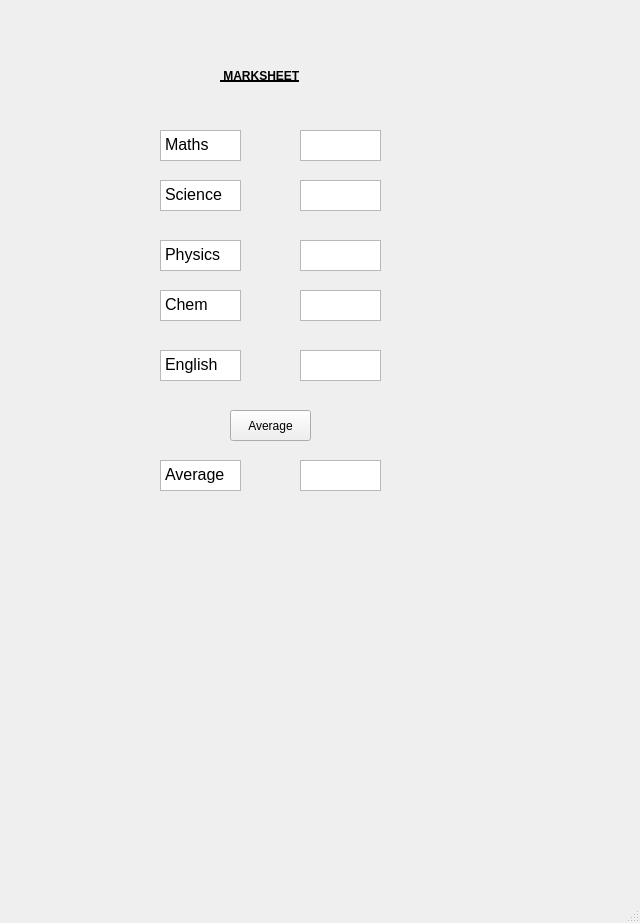
<?xml version="1.0" encoding="UTF-8"?>
<ui version="4.0">
 <class>MainWindow</class>
 <widget class="QMainWindow" name="MainWindow">
  <property name="geometry">
   <rect>
    <x>0</x>
    <y>0</y>
    <width>640</width>
    <height>923</height>
   </rect>
  </property>
  <property name="windowTitle">
   <string>MainWindow</string>
  </property>
  <widget class="QWidget" name="centralwidget">
   <widget class="QTextEdit" name="total_result">
    <property name="geometry">
     <rect>
      <x>300</x>
      <y>460</y>
      <width>81</width>
      <height>31</height>
     </rect>
    </property>
    <property name="html">
     <string>&lt;!DOCTYPE HTML PUBLIC &quot;-//W3C//DTD HTML 4.0//EN&quot; &quot;http://www.w3.org/TR/REC-html40/strict.dtd&quot;&gt;
&lt;html&gt;&lt;head&gt;&lt;meta name=&quot;qrichtext&quot; content=&quot;1&quot; /&gt;&lt;style type=&quot;text/css&quot;&gt;
p, li { white-space: pre-wrap; }
&lt;/style&gt;&lt;/head&gt;&lt;body style=&quot; font-family:'PibotoLt'; font-size:12pt; font-weight:400; font-style:normal;&quot;&gt;
&lt;p style=&quot;-qt-paragraph-type:empty; margin-top:0px; margin-bottom:0px; margin-left:0px; margin-right:0px; -qt-block-indent:0; text-indent:0px;&quot;&gt;&lt;br /&gt;&lt;/p&gt;&lt;/body&gt;&lt;/html&gt;</string>
    </property>
   </widget>
   <widget class="QTextEdit" name="textEdit_2">
    <property name="geometry">
     <rect>
      <x>160</x>
      <y>180</y>
      <width>81</width>
      <height>31</height>
     </rect>
    </property>
    <property name="html">
     <string>&lt;!DOCTYPE HTML PUBLIC &quot;-//W3C//DTD HTML 4.0//EN&quot; &quot;http://www.w3.org/TR/REC-html40/strict.dtd&quot;&gt;
&lt;html&gt;&lt;head&gt;&lt;meta name=&quot;qrichtext&quot; content=&quot;1&quot; /&gt;&lt;style type=&quot;text/css&quot;&gt;
p, li { white-space: pre-wrap; }
&lt;/style&gt;&lt;/head&gt;&lt;body style=&quot; font-family:'PibotoLt'; font-size:12pt; font-weight:400; font-style:normal;&quot;&gt;
&lt;p style=&quot; margin-top:0px; margin-bottom:0px; margin-left:0px; margin-right:0px; -qt-block-indent:0; text-indent:0px;&quot;&gt;Science&lt;/p&gt;&lt;/body&gt;&lt;/html&gt;</string>
    </property>
   </widget>
   <widget class="QTextEdit" name="textEdit_4">
    <property name="geometry">
     <rect>
      <x>160</x>
      <y>130</y>
      <width>81</width>
      <height>31</height>
     </rect>
    </property>
    <property name="html">
     <string>&lt;!DOCTYPE HTML PUBLIC &quot;-//W3C//DTD HTML 4.0//EN&quot; &quot;http://www.w3.org/TR/REC-html40/strict.dtd&quot;&gt;
&lt;html&gt;&lt;head&gt;&lt;meta name=&quot;qrichtext&quot; content=&quot;1&quot; /&gt;&lt;style type=&quot;text/css&quot;&gt;
p, li { white-space: pre-wrap; }
&lt;/style&gt;&lt;/head&gt;&lt;body style=&quot; font-family:'PibotoLt'; font-size:12pt; font-weight:400; font-style:normal;&quot;&gt;
&lt;p style=&quot; margin-top:0px; margin-bottom:0px; margin-left:0px; margin-right:0px; -qt-block-indent:0; text-indent:0px;&quot;&gt;Maths&lt;/p&gt;&lt;/body&gt;&lt;/html&gt;</string>
    </property>
   </widget>
   <widget class="QTextEdit" name="textEdit_6">
    <property name="geometry">
     <rect>
      <x>160</x>
      <y>290</y>
      <width>81</width>
      <height>31</height>
     </rect>
    </property>
    <property name="html">
     <string>&lt;!DOCTYPE HTML PUBLIC &quot;-//W3C//DTD HTML 4.0//EN&quot; &quot;http://www.w3.org/TR/REC-html40/strict.dtd&quot;&gt;
&lt;html&gt;&lt;head&gt;&lt;meta name=&quot;qrichtext&quot; content=&quot;1&quot; /&gt;&lt;style type=&quot;text/css&quot;&gt;
p, li { white-space: pre-wrap; }
&lt;/style&gt;&lt;/head&gt;&lt;body style=&quot; font-family:'PibotoLt'; font-size:12pt; font-weight:400; font-style:normal;&quot;&gt;
&lt;p style=&quot; margin-top:0px; margin-bottom:0px; margin-left:0px; margin-right:0px; -qt-block-indent:0; text-indent:0px;&quot;&gt;Chem&lt;/p&gt;&lt;/body&gt;&lt;/html&gt;</string>
    </property>
   </widget>
   <widget class="QTextEdit" name="textEdit_7">
    <property name="geometry">
     <rect>
      <x>160</x>
      <y>350</y>
      <width>81</width>
      <height>31</height>
     </rect>
    </property>
    <property name="html">
     <string>&lt;!DOCTYPE HTML PUBLIC &quot;-//W3C//DTD HTML 4.0//EN&quot; &quot;http://www.w3.org/TR/REC-html40/strict.dtd&quot;&gt;
&lt;html&gt;&lt;head&gt;&lt;meta name=&quot;qrichtext&quot; content=&quot;1&quot; /&gt;&lt;style type=&quot;text/css&quot;&gt;
p, li { white-space: pre-wrap; }
&lt;/style&gt;&lt;/head&gt;&lt;body style=&quot; font-family:'PibotoLt'; font-size:12pt; font-weight:400; font-style:normal;&quot;&gt;
&lt;p style=&quot; margin-top:0px; margin-bottom:0px; margin-left:0px; margin-right:0px; -qt-block-indent:0; text-indent:0px;&quot;&gt;English&lt;/p&gt;&lt;/body&gt;&lt;/html&gt;</string>
    </property>
   </widget>
   <widget class="QTextEdit" name="marks_maths">
    <property name="geometry">
     <rect>
      <x>300</x>
      <y>130</y>
      <width>81</width>
      <height>31</height>
     </rect>
    </property>
    <property name="html">
     <string>&lt;!DOCTYPE HTML PUBLIC &quot;-//W3C//DTD HTML 4.0//EN&quot; &quot;http://www.w3.org/TR/REC-html40/strict.dtd&quot;&gt;
&lt;html&gt;&lt;head&gt;&lt;meta name=&quot;qrichtext&quot; content=&quot;1&quot; /&gt;&lt;style type=&quot;text/css&quot;&gt;
p, li { white-space: pre-wrap; }
&lt;/style&gt;&lt;/head&gt;&lt;body style=&quot; font-family:'PibotoLt'; font-size:12pt; font-weight:400; font-style:normal;&quot;&gt;
&lt;p style=&quot;-qt-paragraph-type:empty; margin-top:0px; margin-bottom:0px; margin-left:0px; margin-right:0px; -qt-block-indent:0; text-indent:0px;&quot;&gt;&lt;br /&gt;&lt;/p&gt;&lt;/body&gt;&lt;/html&gt;</string>
    </property>
   </widget>
   <widget class="QTextEdit" name="textEdit_3">
    <property name="geometry">
     <rect>
      <x>160</x>
      <y>460</y>
      <width>81</width>
      <height>31</height>
     </rect>
    </property>
    <property name="html">
     <string>&lt;!DOCTYPE HTML PUBLIC &quot;-//W3C//DTD HTML 4.0//EN&quot; &quot;http://www.w3.org/TR/REC-html40/strict.dtd&quot;&gt;
&lt;html&gt;&lt;head&gt;&lt;meta name=&quot;qrichtext&quot; content=&quot;1&quot; /&gt;&lt;style type=&quot;text/css&quot;&gt;
p, li { white-space: pre-wrap; }
&lt;/style&gt;&lt;/head&gt;&lt;body style=&quot; font-family:'PibotoLt'; font-size:12pt; font-weight:400; font-style:normal;&quot;&gt;
&lt;p style=&quot; margin-top:0px; margin-bottom:0px; margin-left:0px; margin-right:0px; -qt-block-indent:0; text-indent:0px;&quot;&gt;Average&lt;/p&gt;&lt;/body&gt;&lt;/html&gt;</string>
    </property>
   </widget>
   <widget class="QTextEdit" name="marks_sci">
    <property name="geometry">
     <rect>
      <x>300</x>
      <y>180</y>
      <width>81</width>
      <height>31</height>
     </rect>
    </property>
    <property name="html">
     <string>&lt;!DOCTYPE HTML PUBLIC &quot;-//W3C//DTD HTML 4.0//EN&quot; &quot;http://www.w3.org/TR/REC-html40/strict.dtd&quot;&gt;
&lt;html&gt;&lt;head&gt;&lt;meta name=&quot;qrichtext&quot; content=&quot;1&quot; /&gt;&lt;style type=&quot;text/css&quot;&gt;
p, li { white-space: pre-wrap; }
&lt;/style&gt;&lt;/head&gt;&lt;body style=&quot; font-family:'PibotoLt'; font-size:12pt; font-weight:400; font-style:normal;&quot;&gt;
&lt;p style=&quot;-qt-paragraph-type:empty; margin-top:0px; margin-bottom:0px; margin-left:0px; margin-right:0px; -qt-block-indent:0; text-indent:0px;&quot;&gt;&lt;br /&gt;&lt;/p&gt;&lt;/body&gt;&lt;/html&gt;</string>
    </property>
   </widget>
   <widget class="QPushButton" name="Avg_button">
    <property name="geometry">
     <rect>
      <x>230</x>
      <y>410</y>
      <width>81</width>
      <height>31</height>
     </rect>
    </property>
    <property name="text">
     <string>Average</string>
    </property>
   </widget>
   <widget class="QTextEdit" name="textEdit_5">
    <property name="geometry">
     <rect>
      <x>160</x>
      <y>240</y>
      <width>81</width>
      <height>31</height>
     </rect>
    </property>
    <property name="html">
     <string>&lt;!DOCTYPE HTML PUBLIC &quot;-//W3C//DTD HTML 4.0//EN&quot; &quot;http://www.w3.org/TR/REC-html40/strict.dtd&quot;&gt;
&lt;html&gt;&lt;head&gt;&lt;meta name=&quot;qrichtext&quot; content=&quot;1&quot; /&gt;&lt;style type=&quot;text/css&quot;&gt;
p, li { white-space: pre-wrap; }
&lt;/style&gt;&lt;/head&gt;&lt;body style=&quot; font-family:'PibotoLt'; font-size:12pt; font-weight:400; font-style:normal;&quot;&gt;
&lt;p style=&quot; margin-top:0px; margin-bottom:0px; margin-left:0px; margin-right:0px; -qt-block-indent:0; text-indent:0px;&quot;&gt;Physics&lt;/p&gt;&lt;/body&gt;&lt;/html&gt;</string>
    </property>
   </widget>
   <widget class="QTextEdit" name="marks_phy">
    <property name="geometry">
     <rect>
      <x>300</x>
      <y>240</y>
      <width>81</width>
      <height>31</height>
     </rect>
    </property>
    <property name="html">
     <string>&lt;!DOCTYPE HTML PUBLIC &quot;-//W3C//DTD HTML 4.0//EN&quot; &quot;http://www.w3.org/TR/REC-html40/strict.dtd&quot;&gt;
&lt;html&gt;&lt;head&gt;&lt;meta name=&quot;qrichtext&quot; content=&quot;1&quot; /&gt;&lt;style type=&quot;text/css&quot;&gt;
p, li { white-space: pre-wrap; }
&lt;/style&gt;&lt;/head&gt;&lt;body style=&quot; font-family:'PibotoLt'; font-size:12pt; font-weight:400; font-style:normal;&quot;&gt;
&lt;p style=&quot;-qt-paragraph-type:empty; margin-top:0px; margin-bottom:0px; margin-left:0px; margin-right:0px; -qt-block-indent:0; text-indent:0px;&quot;&gt;&lt;br /&gt;&lt;/p&gt;&lt;/body&gt;&lt;/html&gt;</string>
    </property>
   </widget>
   <widget class="QTextEdit" name="marks_chem">
    <property name="geometry">
     <rect>
      <x>300</x>
      <y>290</y>
      <width>81</width>
      <height>31</height>
     </rect>
    </property>
    <property name="html">
     <string>&lt;!DOCTYPE HTML PUBLIC &quot;-//W3C//DTD HTML 4.0//EN&quot; &quot;http://www.w3.org/TR/REC-html40/strict.dtd&quot;&gt;
&lt;html&gt;&lt;head&gt;&lt;meta name=&quot;qrichtext&quot; content=&quot;1&quot; /&gt;&lt;style type=&quot;text/css&quot;&gt;
p, li { white-space: pre-wrap; }
&lt;/style&gt;&lt;/head&gt;&lt;body style=&quot; font-family:'PibotoLt'; font-size:12pt; font-weight:400; font-style:normal;&quot;&gt;
&lt;p style=&quot;-qt-paragraph-type:empty; margin-top:0px; margin-bottom:0px; margin-left:0px; margin-right:0px; -qt-block-indent:0; text-indent:0px;&quot;&gt;&lt;br /&gt;&lt;/p&gt;&lt;/body&gt;&lt;/html&gt;</string>
    </property>
   </widget>
   <widget class="QTextEdit" name="marks_eng">
    <property name="geometry">
     <rect>
      <x>300</x>
      <y>350</y>
      <width>81</width>
      <height>31</height>
     </rect>
    </property>
    <property name="html">
     <string>&lt;!DOCTYPE HTML PUBLIC &quot;-//W3C//DTD HTML 4.0//EN&quot; &quot;http://www.w3.org/TR/REC-html40/strict.dtd&quot;&gt;
&lt;html&gt;&lt;head&gt;&lt;meta name=&quot;qrichtext&quot; content=&quot;1&quot; /&gt;&lt;style type=&quot;text/css&quot;&gt;
p, li { white-space: pre-wrap; }
&lt;/style&gt;&lt;/head&gt;&lt;body style=&quot; font-family:'PibotoLt'; font-size:12pt; font-weight:400; font-style:normal;&quot;&gt;
&lt;p style=&quot;-qt-paragraph-type:empty; margin-top:0px; margin-bottom:0px; margin-left:0px; margin-right:0px; -qt-block-indent:0; text-indent:0px;&quot;&gt;&lt;br /&gt;&lt;/p&gt;&lt;/body&gt;&lt;/html&gt;</string>
    </property>
   </widget>
   <widget class="QLabel" name="label">
    <property name="geometry">
     <rect>
      <x>220</x>
      <y>60</y>
      <width>111</width>
      <height>31</height>
     </rect>
    </property>
    <property name="font">
     <font>
      <weight>75</weight>
      <bold>true</bold>
      <underline>true</underline>
     </font>
    </property>
    <property name="text">
     <string> MARKSHEET</string>
    </property>
   </widget>
  </widget>
  <widget class="QStatusBar" name="statusbar"/>
 </widget>
 <resources/>
 <connections/>
</ui>
